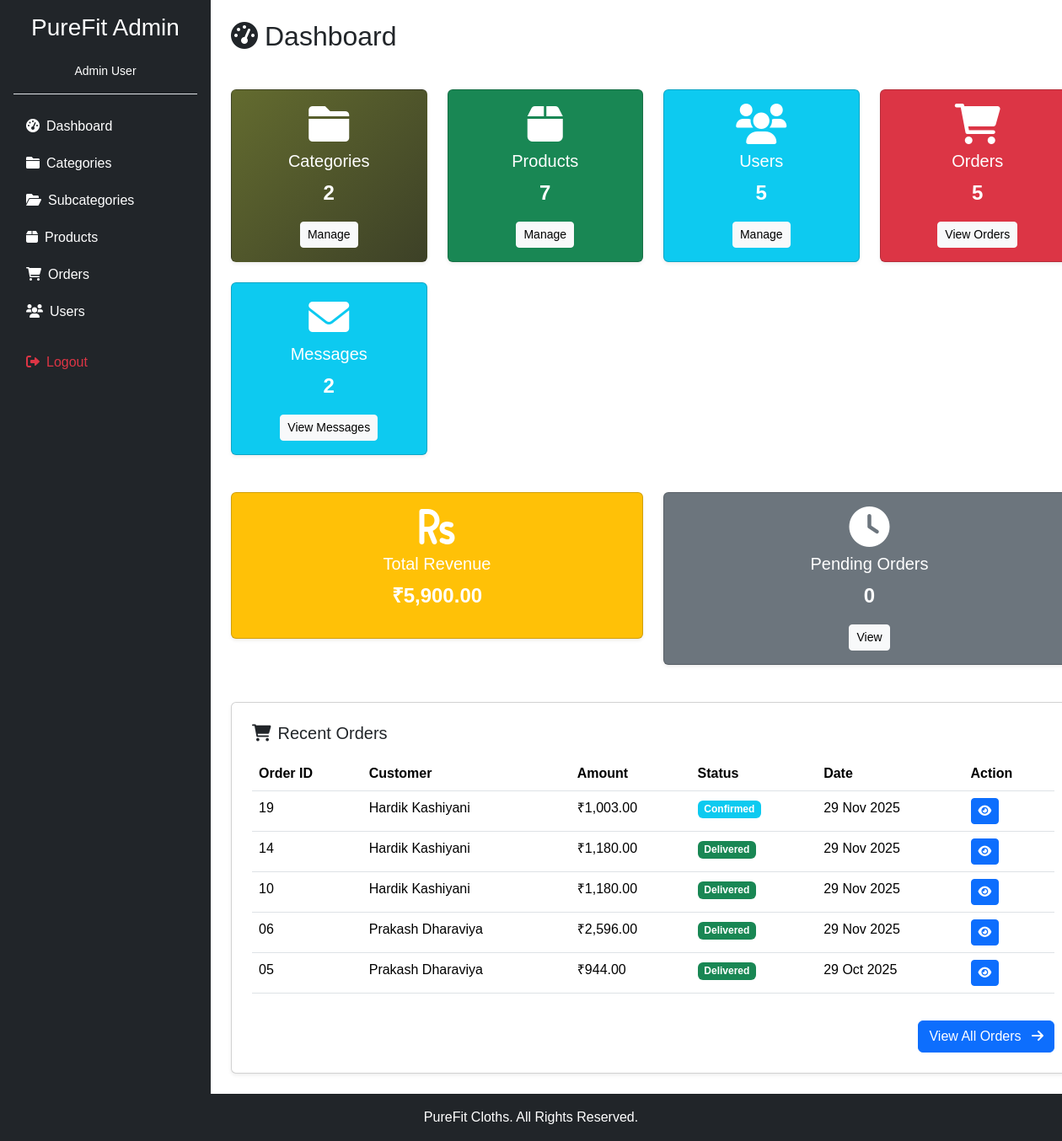
Page /admin/index.php (signed in) on the committed database.
### tables this page shows
CREATE TABLE `orders` (
  `order_id` int(11) NOT NULL,
  `user_id` int(11) NOT NULL,
  `total_amount` decimal(12,2) NOT NULL DEFAULT 0.00,
  `shipping_address` text NOT NULL,
  `payment_method_id` int(11) NOT NULL,
  `order_status` varchar(30) NOT NULL DEFAULT 'pending',
  `payment_status` varchar(30) NOT NULL DEFAULT 'pending',
  `transaction_id` varchar(150) DEFAULT NULL,
  `payment_notes` text DEFAULT NULL,
  `created_at` timestamp NOT NULL DEFAULT current_timestamp(),
  `updated_at` timestamp NOT NULL DEFAULT current_timestamp() ON UPDATE current_timestamp()
);

CREATE TABLE `users` (
  `user_id` int(11) NOT NULL,
  `username` varchar(60) NOT NULL,
  `email` varchar(150) NOT NULL,
  `password` varchar(255) NOT NULL,
  `first_name` varchar(80) DEFAULT NULL,
  `last_name` varchar(80) DEFAULT NULL,
  `phone` varchar(24) DEFAULT NULL,
  `address` text DEFAULT NULL,
  `role_id` int(11) NOT NULL DEFAULT 2,
  `is_active` tinyint(1) NOT NULL DEFAULT 1,
  `is_email_verified` tinyint(1) DEFAULT 0,
  `is_verified` tinyint(1) NOT NULL DEFAULT 0,
  `verification_token` varchar(255) DEFAULT NULL,
  `verification_sent_at` datetime DEFAULT NULL,
  `verified_at` datetime DEFAULT NULL,
  `created_at` timestamp NOT NULL DEFAULT current_timestamp(),
  `updated_at` timestamp NOT NULL DEFAULT current_timestamp() ON UPDATE current_timestamp()
);

### admin/index.php (the view, shortened to what this page needs)
<?php include 'layout.php';
$stats = [];
$result = mysqli_query($conn, "SELECT COUNT(*) as count FROM categories WHERE is_active = 1");
$stats['categories'] = mysqli_fetch_assoc($result)['count'];
$result = mysqli_query($conn, "SELECT COUNT(*) as count FROM products WHERE is_active = 1");
$stats['products'] = mysqli_fetch_assoc($result)['count'];
$result = mysqli_query($conn, "SELECT COUNT(*) as count FROM users WHERE is_active = 1");
$stats['users'] = mysqli_fetch_assoc($result)['count'];
$result = mysqli_query($conn, "SELECT COUNT(*) as count FROM orders");
$stats['orders'] = mysqli_fetch_assoc($result)['count'];
$result = mysqli_query($conn, "SELECT SUM(total_amount) as revenue FROM orders WHERE payment_status = 'completed'");
$stats['revenue'] = mysqli_fetch_assoc($result)['revenue'] ?? 0;
$result = mysqli_query($conn, "SELECT COUNT(*) as count FROM orders WHERE order_status = 'pending'");
$stats['pending_orders'] = mysqli_fetch_assoc($result)['count'];
$result = mysqli_query($conn, "SELECT COUNT(*) as count FROM contact_messages");
$stats['messages'] = mysqli_fetch_assoc($result)['count'];
$result = mysqli_query($conn, "SELECT COUNT(*) as count FROM contact_messages WHERE is_read = 0");
$stats['unread_messages'] = mysqli_fetch_assoc($result)['count'];
$recent_orders_query = "SELECT o.order_id, o.total_amount, o.order_status, o.created_at, u.first_name, u.last_name
                        FROM orders o
                        INNER JOIN users u ON o.user_id = u.user_id
                        ORDER BY o.created_at DESC LIMIT 5";
$recent_orders = mysqli_query($conn, $recent_orders_query);
?>
<h2 class="mb-4"><i class="fas fa-tachometer-alt me-2"></i>Dashboard</h2>
<div class="row g-4 mb-4">
    <div class="col-md-3">
        <div class="card text-white shadow-sm" style="background: linear-gradient(135deg, #636B2F, #3D4127);">
            <div class="card-body text-center">
                <i class="fas fa-folder fa-3x mb-2"></i>
                <h5 class="card-title">Categories</h5>
                <p class="fs-4 fw-bold"><?php echo $stats['categories']; ?></p>
                <a href="manage_categories.php" class="btn btn-light btn-sm">Manage</a>
            </div>
        </div>
    </div>
    <div class="col-md-3">
        <div class="card text-white bg-success shadow-sm">
            <div class="card-body text-center">
                <i class="fas fa-box fa-3x mb-2"></i>
                <h5 class="card-title">Products</h5>
                <p class="fs-4 fw-bold"><?php echo $stats['products']; ?></p>
                <a href="manage_products.php" class="btn btn-light btn-sm">Manage</a>
            </div>
        </div>
    </div>
    <div class="col-md-3">
        <div class="card text-white bg-info shadow-sm">
            <div class="card-body text-center">
                <i class="fas fa-users fa-3x mb-2"></i>
                <h5 class="card-title">Users</h5>
                <p class="fs-4 fw-bold"><?php echo $stats['users']; ?></p>
                <a href="manage_users.php" class="btn btn-light btn-sm">Manage</a>
            </div>
        </div>
    </div>
    <div class="col-md-3">
        <div class="card text-white bg-danger shadow-sm">
            <div class="card-body text-center">
                <i class="fas fa-shopping-cart fa-3x mb-2"></i>
                <h5 class="card-title">Orders</h5>
                <p class="fs-4 fw-bold"><?php echo $stats['orders']; ?></p>
                <a href="manage_orders.php" class="btn btn-light btn-sm">View Orders</a>
            </div>
        </div>
    </div>
    <div class="col-md-3">
        <div class="card text-white bg-info shadow-sm">
            <div class="card-body text-center">
                <i class="fas fa-envelope fa-3x mb-2"></i>
                <h5 class="card-title">Messages</h5>
                <p class="fs-4 fw-bold">
                    <?php echo $stats['messages']; ?>
                </p>
                <a href="manage_messages.php" class="btn btn-light btn-sm">View Messages</a>
            </div>
        </div>
    </div>
</div>
<div class="row g-4 mb-4">
    <div class="col-md-6">
        <div class="card text-white bg-warning shadow-sm">
            <div class="card-body text-center">
                <i class="fas fa-rupee-sign fa-3x mb-2"></i>
                <h5 class="card-title">Total Revenue</h5>
                <p class="fs-4 fw-bold">₹<?php echo number_format($stats['revenue'], 2); ?></p>
            </div>
        </div>
    </div>
    <div class="col-md-6">
        <div class="card text-white bg-secondary shadow-sm">
            <div class="card-body text-center">
                <i class="fas fa-clock fa-3x mb-2"></i>
                <h5 class="card-title">Pending Orders</h5>
                <p class="fs-4 fw-bold"><?php echo $stats['pending_orders']; ?></p>
                <a href="manage_orders.php?status=pending" class="btn btn-light btn-sm">View</a>
            </div>
        </div>
    </div>
</div>
<div class="card p-4 shadow-sm">
    <h5 class="mb-3"><i class="fas fa-shopping-cart me-2"></i>Recent Orders</h5>
    <div class="table-responsive">
        <table class="table table-hover">
            <thead>
                <tr>
                    <th>Order ID</th>
                    <th>Customer</th>
                    <th>Amount</th>
                    <th>Status</th>
                    <th>Date</th>
                    <th>Action</th>
                </tr>
            </thead>
            <tbody>
                <?php if (mysqli_num_rows($recent_orders) > 0): ?>
                    <?php while ($order = mysqli_fetch_assoc($recent_orders)): ?>
                    <tr>
                        <?php $adminShort = sprintf('%02d', $order['order_id'] % 100); ?>
                        <td><?php echo $adminShort; ?></td>
                        <td><?php echo htmlspecialchars($order['first_name'] . ' ' . $order['last_name']); ?></td>
                        <td>₹<?php echo number_format($order['total_amount'], 2); ?></td>
                        <td>
                            <?php
                            $status_class = '';
                            switch($order['order_status']) {
                                case 'confirmed': $status_class = 'info'; break;
                                case 'delivered': $status_class = 'success'; break;
                            }
                            ?>
                            <span class="badge bg-<?php echo $status_class; ?>"><?php echo ucfirst($order['order_status']); ?></span>
                        </td>
                        <td><?php echo date('d M Y', strtotime($order['created_at'])); ?></td>
                        <td>
                            <a href="manage_orders.php?id=<?php echo $order['order_id']; ?>" class="btn btn-sm btn-primary">
                                <i class="fas fa-eye"></i>
                            </a>
                        </td>
                    </tr>
                    <?php endwhile; ?>
                <?php else: ?>
                    <tr>
                        <td colspan="6" class="text-center text-muted">No orders yet</td>
                    </tr>
                <?php endif; ?>
            </tbody>
        </table>
    </div>
    <div class="text-end mt-3">
        <a href="manage_orders.php" class="btn btn-primary">View All Orders <i class="fas fa-arrow-right ms-2"></i></a>
    </div>
</div>
<?php include 'footer.php'; ?>

### admin/layout.php (style rules this page uses)
body { font-family: Arial, sans-serif; }

### rows in the picture
orders: order_id "19", user.last_name "Hardik Kashiyani", total_amount "1,003.00", order_status "Confirmed", created_at "29 Nov 2025"
orders: order_id "14", user.last_name "Hardik Kashiyani", total_amount "1,180.00", order_status "Delivered", created_at "29 Nov 2025"
orders: order_id "10", user.last_name "Hardik Kashiyani", total_amount "1,180.00", order_status "Delivered", created_at "29 Nov 2025"
orders: order_id "06", user.last_name "Prakash Dharaviya", total_amount "2,596.00", order_status "Delivered", created_at "29 Nov 2025"
orders: order_id "05", user.last_name "Prakash Dharaviya", total_amount "944.00", order_status "Delivered", created_at "29 Oct 2025"

### other values in the picture
$_SESSION['admin_name'] "Admin User"
$stats['categories'] "2"
$stats['products'] "7"
$stats['users'] "5"
$stats['orders'] "5"
$stats['messages'] "2"
$stats['revenue'] "5,900.00"
$stats['pending_orders'] "0"
